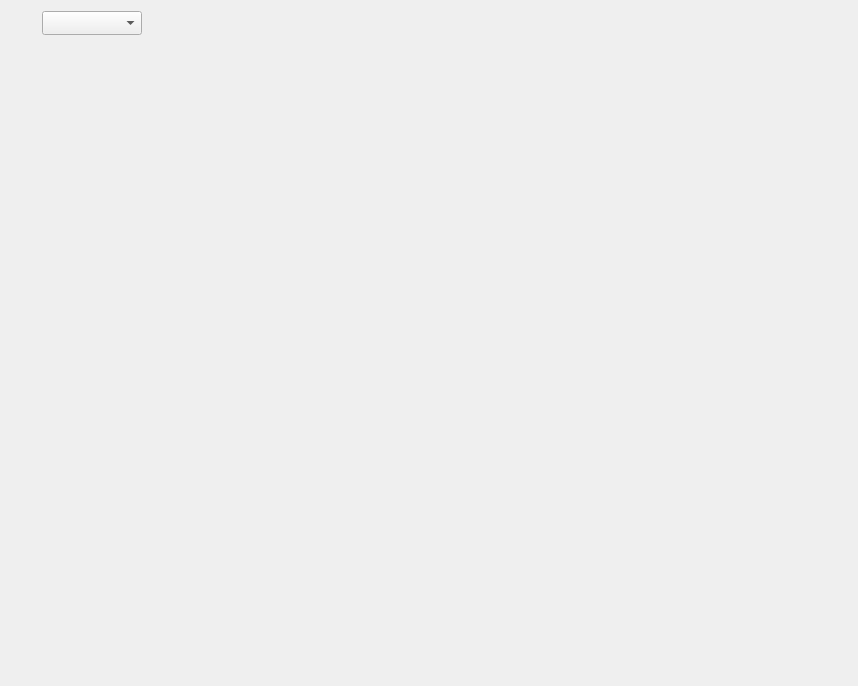
<?xml version="1.0" encoding="UTF-8"?>
<ui version="4.0">
 <class>wdgImageProcess</class>
 <widget class="QWidget" name="wdgImageProcess">
  <property name="geometry">
   <rect>
    <x>0</x>
    <y>0</y>
    <width>858</width>
    <height>686</height>
   </rect>
  </property>
  <property name="windowTitle">
   <string/>
  </property>
  <layout class="QGridLayout" name="gridLayout">
   <item row="2" column="1">
    <widget class="CWidgetZhaoYun" name="wdgBg" native="true">
     <property name="sizePolicy">
      <sizepolicy hsizetype="Fixed" vsizetype="Fixed">
       <horstretch>0</horstretch>
       <verstretch>0</verstretch>
      </sizepolicy>
     </property>
     <property name="minimumSize">
      <size>
       <width>636</width>
       <height>632</height>
      </size>
     </property>
     <property name="maximumSize">
      <size>
       <width>636</width>
       <height>632</height>
      </size>
     </property>
    </widget>
   </item>
   <item row="0" column="0">
    <widget class="QComboBox" name="cmbImage">
     <property name="sizePolicy">
      <sizepolicy hsizetype="Fixed" vsizetype="Fixed">
       <horstretch>0</horstretch>
       <verstretch>0</verstretch>
      </sizepolicy>
     </property>
     <property name="minimumSize">
      <size>
       <width>100</width>
       <height>24</height>
      </size>
     </property>
     <property name="maximumSize">
      <size>
       <width>100</width>
       <height>24</height>
      </size>
     </property>
    </widget>
   </item>
  </layout>
 </widget>
 <customwidgets>
  <customwidget>
   <class>CWidgetZhaoYun</class>
   <extends>QWidget</extends>
   <header>widget_zhaoyun.h</header>
   <container>1</container>
  </customwidget>
 </customwidgets>
 <resources/>
 <connections/>
</ui>
